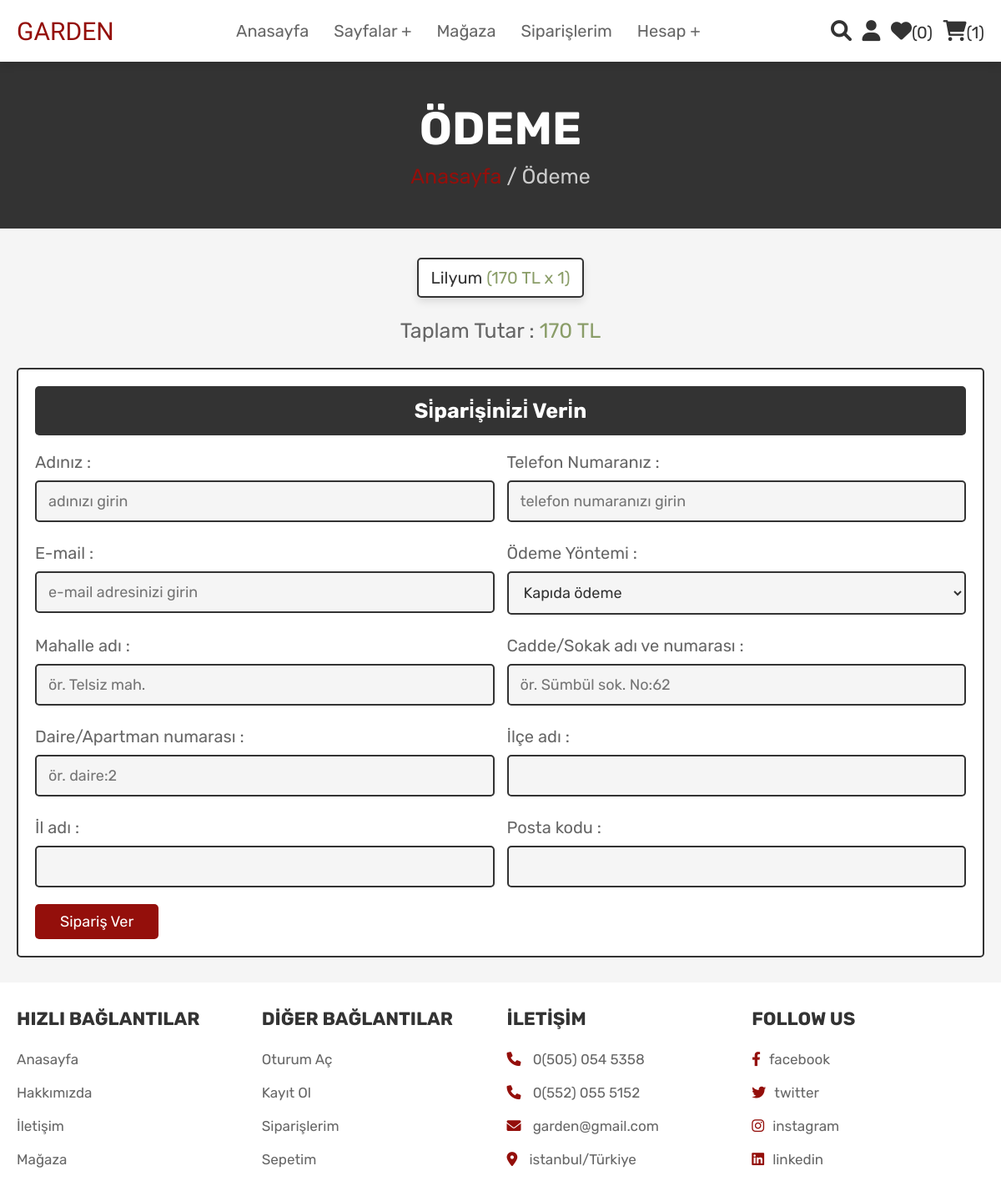
Page /flower/checkout.php (signed in) on the committed database.
### tables this page shows
CREATE TABLE `cart` (
  `id` int NOT NULL,
  `user_id` int NOT NULL,
  `pid` int NOT NULL,
  `name` varchar(100) NOT NULL,
  `price` int NOT NULL,
  `quantity` int NOT NULL,
  `image` varchar(100) NOT NULL
);

### flower/checkout.php (the view, shortened to what this page needs)
<?php
@include 'config.php';
$user_id = $_SESSION['user_id'];
?>
<!DOCTYPE html>
<html lang="en">
<head>
   <link rel="stylesheet" href="https://cdnjs.cloudflare.com/ajax/libs/font-awesome/6.0.0/css/all.min.css">
   <link rel="stylesheet" href="css/style.css">
</head>
<body>
<?php @include 'header.php'; ?>
<section class="heading">
    <h3>ÖDEME</h3>
    <p> <a href="home.php">Anasayfa</a> / Ödeme </p>
</section>
<section class="display-order">
    <?php
        $grand_total = 0;
        $select_cart = mysqli_query($conn, "SELECT * FROM `cart` WHERE user_id = '$user_id'") or die('query failed');
        if(mysqli_num_rows($select_cart) > 0){
            while($fetch_cart = mysqli_fetch_assoc($select_cart)){
            $total_price = ($fetch_cart['price'] * $fetch_cart['quantity']);
            $grand_total += $total_price;
    ?>
    <p> <?php echo $fetch_cart['name'] ?> <span>(<?php echo $fetch_cart['price'].' TL'.' x '.$fetch_cart['quantity']  ?>)</span> </p>
    <?php
        }
        }else{
            echo '<p class="empty">Sepetiniz boş</p>';
        }
    ?>
    <div class="grand-total">Taplam Tutar : <span><?php echo $grand_total; ?> TL</span></div>
</section>
<section class="checkout">
    <form action="" method="POST">
        <h3>si̇pari̇şi̇ni̇zi̇ veri̇n</h3>
        <div class="flex">
            <div class="inputBox">
                <span>Adınız :</span>
                <input type="text" name="name" placeholder="adınızı girin" required>
            </div>
            <div class="inputBox">
                <span>Telefon Numaranız :</span>
                <input type="number" name="number" min="0" placeholder="telefon numaranızı girin" required>
            </div>
            <div class="inputBox">
                <span>E-mail :</span>
                <input type="email" name="email" placeholder="e-mail adresinizi girin" required>
            </div>
            <div class="inputBox">
                <span>Ödeme Yöntemi :</span>
                <select name="method">
                    <option value="kapıda ödeme">Kapıda ödeme</option>
                </select>
            </div>
            <div class="inputBox">
                <span>Mahalle adı :</span>
                <input type="text" name="mahalle" placeholder="ör. Telsiz mah." required>
            </div>
            <div class="inputBox">
                <span>Cadde/Sokak adı ve numarası :</span>
                <input type="text" name="sokak" placeholder="ör. Sümbül sok. No:62" required>
            </div>
            <div class="inputBox">
                <span>Daire/Apartman numarası :</span>
                <input type="text" name="daire" placeholder="ör. daire:2" required>
            </div>
            <div class="inputBox">
                <span>İlçe adı :</span>
                <input type="text" name="ilce" required>
            </div>
            <div class="inputBox">
                <span>İl adı :</span>
                <input type="text" name="il" required>
            </div>
            <div class="inputBox">
                <span>Posta kodu :</span>
                <input type="number" min="0" name="posta_kodu" >
            </div>
        </div>
        <input type="submit" name="order" value="Sipariş Ver" class="btn">
    </form>
</section>
<?php @include 'footer.php'; ?>
</body>
</html>

### flower/css/style.css (style rules this page uses)
:root { --pink:#940f0b; --red:#8a9d68; --orange:#e6302a; --black:#333; --white:#fff; --light-color:#666; --light-white:#ccc; --light-bg:#f5f5f5; --border:.2rem solid var(--black); --box-shadow:0 .5rem 1rem rgba(0,0,0,.1); }
* { font-family: 'Rubik', sans-serif; margin:0; padding:0; box-sizing: border-box; outline: none; border:none; text-decoration: none; transition:all .2s linear; }
html { font-size: 62.5%; overflow-x: hidden; scroll-behavior: smooth; scroll-padding-top: 6.5rem; }
body { background: var(--light-bg); }
section { padding:3rem 2rem; }
.btn, .delete-btn, .option-btn { display: inline-block; border-radius: .5rem; margin-top: 1rem; font-size: 1.8rem; color:var(--white); cursor: pointer; padding:1rem 3rem; text-transform: capitalize; }
.btn { background-color: var(--pink); }
.heading { display: flex; flex-flow: column; align-items: center; justify-content: center; gap:1rem; background-color: var(--black); text-align: center; min-height: 25vh; }
.heading h3 { font-size: 5.5rem; color:var(--white); text-transform: uppercase; }
.heading p { font-size: 2.5rem; color:var(--light-white); }
.heading p a { color:var(--pink); }
.display-order { max-width: 1200px; margin:0 auto; text-align: center; padding-bottom: 0; }
.display-order p { display: inline-block; border-radius: .5rem; font-size: 2rem; color:var(--black); padding:1rem 1.5rem; margin:.5rem; background-color: var(--white); box-shadow: var(--box-shadow); border:var(--border); }
.display-order p span { color:var(--red); }
.display-order .grand-total { margin-top: 2rem; font-size: 2.5rem; color:var(--light-color); }
.display-order .grand-total span { color:var(--red); }
.checkout form { background-color: var(--white); border:var(--border); max-width: 1200px; margin:0 auto; border-radius: .5rem; padding:2rem; box-shadow: var(--border); }
.checkout form h3 { padding:1.5rem; font-size: 2.5rem; margin-bottom: 2rem; background-color: var(--black); color:var(--white); border-radius: .5rem; text-align: center; text-transform: capitalize; }
.checkout form .flex { display: flex; flex-wrap: wrap; gap:1.5rem; }
.checkout form .flex .inputBox { flex:1 1 40rem; }
.checkout form .flex .inputBox input, .checkout form .flex .inputBox select { margin:1rem 0; width: 100%; background-color: var(--light-bg); padding:1.2rem 1.4rem; border:var(--border); font-size: 1.8rem; color:var(--black); border-radius: .5rem; }
.checkout form .flex .inputBox span { font-size: 2rem; color:var(--light-color); }

### rows in the picture
cart: name "Lilyum", price "170", quantity "1"

### other values in the picture
$wishlist_num_rows "0"
$cart_num_rows "1"
$grand_total "170"
